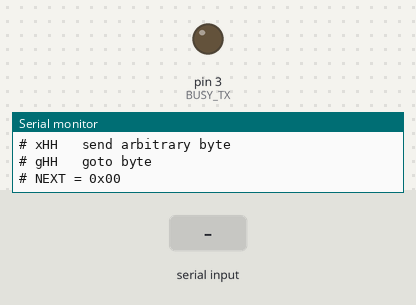
The sketch below on a simulated Arduino Uno, built with avr-gcc and run on an emulated ATmega328P. Parts: output pins drawn as LEDs (lit = HIGH), the last lines printed to the serial monitor. Inputs (shaded band) come from the test bench.

Above: at 1.2 s.
1.3 s: "n90\n" received over Serial
At 2.6 s:
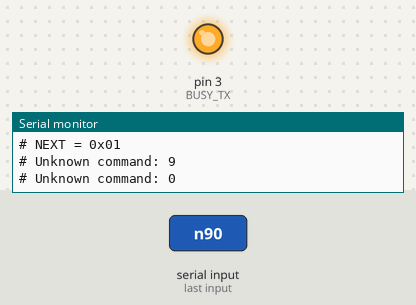
4.3 s: byte 112 ('p') received over Serial
5.9 s: byte 80 ('P') received over Serial
Timing chart, 0 to 8.9 s (numbered marks = the images above; inputs shaded):
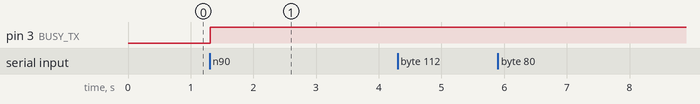

Measured:
- after the input at 1.3 s, pin 3 (BUSY_TX): LOW → HIGH at once

The sketch:

xs-tx-brute2.ino
```cpp
/*
  Kenwood XS Universal Byte Scanner

  Wiring:
    D2 -> 2.2k -> DATA
    D3 -> 2.2k -> BUSY

  Serial @ 115200:

    n     = send current byte, then advance
    p     = go back one byte and send it
    r     = reset scanner to 00
    xHH   = send arbitrary hex byte
    gHH   = set scanner position to HH

  Examples:
    x7D
    xDE
    x8E
    g80
    n

  Electrical model:
    HIGH = OUTPUT HIGH
    LOW  = INPUT / high-Z
*/

const uint8_t DATA_TX = 2;
const uint8_t BUSY_TX = 3;


// -----------------------------------------------------------------------------
// Timing measured on KR-V6070
// -----------------------------------------------------------------------------

const uint16_t LEAD_US  = 1150;
const uint16_t START_US = 9800;

const uint16_t ONE_US   = 4900;
const uint16_t ZERO_US  = 9800;

const uint16_t HIGH_US  = 4900;
const uint16_t END_US   = 750;


// -----------------------------------------------------------------------------
// Scanner state
// -----------------------------------------------------------------------------

uint8_t currentByte = 0x00;


// -----------------------------------------------------------------------------
// Bus
// -----------------------------------------------------------------------------

void releaseBus()
{
  pinMode(DATA_TX, INPUT);
  pinMode(BUSY_TX, INPUT);
}


void setData(bool high)
{
  if (high) {
    digitalWrite(DATA_TX, HIGH);
    pinMode(DATA_TX, OUTPUT);
  } else {
    pinMode(DATA_TX, INPUT);
  }
}


void setBusy(bool high)
{
  if (high) {
    digitalWrite(BUSY_TX, HIGH);
    pinMode(BUSY_TX, OUTPUT);
  } else {
    pinMode(BUSY_TX, INPUT);
  }
}


// -----------------------------------------------------------------------------
// XS8 TX
// -----------------------------------------------------------------------------

void sendXS8(uint8_t value)
{
  releaseBus();

  delay(10);


  // BUSY / CTRL HIGH
  setBusy(true);

  delayMicroseconds(LEAD_US);


  // DATA start HIGH
  setData(true);

  delayMicroseconds(START_US);


  // Eight bits, MSB first
  for (int bit = 7; bit >= 0; --bit) {

    setData(false);

    if (value & (1 << bit)) {
      delayMicroseconds(ONE_US);
    } else {
      delayMicroseconds(ZERO_US);
    }


    setData(true);

    delayMicroseconds(HIGH_US);
  }


  // End frame
  setBusy(false);

  delayMicroseconds(END_US);

  setData(false);

  releaseBus();
}


// -----------------------------------------------------------------------------
// Helpers
// -----------------------------------------------------------------------------

void printHex(uint8_t value)
{
  if (value < 0x10)
    Serial.print('0');

  Serial.print(value, HEX);
}


void printCurrent()
{
  Serial.print("# NEXT = 0x");
  printHex(currentByte);
  Serial.println();
}


void sendAndReport(uint8_t value)
{
  Serial.println();

  Serial.print("========== SEND 0x");
  printHex(value);
  Serial.println(" ==========");

  Serial.flush();

  sendXS8(value);

  Serial.print("# DONE 0x");
  printHex(value);
  Serial.println();
}


// -----------------------------------------------------------------------------
// Hex parser
// -----------------------------------------------------------------------------

int hexValue(char c)
{
  if (c >= '0' && c <= '9')
    return c - '0';

  if (c >= 'a' && c <= 'f')
    return c - 'a' + 10;

  if (c >= 'A' && c <= 'F')
    return c - 'A' + 10;

  return -1;
}


bool readHexByte(uint8_t &value)
{
  unsigned long started = millis();

  while (Serial.available() < 2) {

    if (millis() - started > 2000) {
      Serial.println("# ERROR: expected two hex digits");
      return false;
    }
  }


  char c1 = Serial.read();
  char c2 = Serial.read();

  int hi = hexValue(c1);
  int lo = hexValue(c2);


  if (hi < 0 || lo < 0) {

    Serial.println("# ERROR: invalid hex");

    return false;
  }


  value = (uint8_t)((hi << 4) | lo);

  return true;
}


// -----------------------------------------------------------------------------
// Setup
// -----------------------------------------------------------------------------

void setup()
{
  Serial.begin(115200);

  releaseBus();

  Serial.println();
  Serial.println("# Kenwood XS Universal Scanner");
  Serial.println("#");
  Serial.println("# n     next");
  Serial.println("# p     previous");
  Serial.println("# r     reset to 00");
  Serial.println("# xHH   send arbitrary byte");
  Serial.println("# gHH   goto byte");
  Serial.println();

  printCurrent();
}


// -----------------------------------------------------------------------------
// Main
// -----------------------------------------------------------------------------

void loop()
{
  if (!Serial.available())
    return;


  char command = Serial.read();


  if (command == '\r' || command == '\n')
    return;


  // ---------------------------------------------------------------------------
  // NEXT
  // ---------------------------------------------------------------------------

  if (command == 'n' || command == 'N') {

    uint8_t value = currentByte;

    sendAndReport(value);


    // uint8_t naturally wraps FF -> 00
    currentByte++;

    printCurrent();

    return;
  }


  // ---------------------------------------------------------------------------
  // PREVIOUS
  // ---------------------------------------------------------------------------

  if (command == 'p' || command == 'P') {

    currentByte--;

    sendAndReport(currentByte);

    printCurrent();

    return;
  }


  // ---------------------------------------------------------------------------
  // RESET
  // ---------------------------------------------------------------------------

  if (command == 'r' || command == 'R') {

    currentByte = 0x00;

    Serial.println("# RESET");

    printCurrent();

    return;
  }


  // ---------------------------------------------------------------------------
  // EXACT BYTE
  // ---------------------------------------------------------------------------

  if (command == 'x' || command == 'X') {

    uint8_t value;

    if (readHexByte(value)) {
      sendAndReport(value);
    }

    return;
  }


  // ---------------------------------------------------------------------------
  // GOTO
  // ---------------------------------------------------------------------------

  if (command == 'g' || command == 'G') {

    uint8_t value;

    if (readHexByte(value)) {

      currentByte = value;

      printCurrent();
    }

    return;
  }


  // ---------------------------------------------------------------------------
  // Help
  // ---------------------------------------------------------------------------

  if (command == 'h' || command == 'H' || command == '?') {

    Serial.println();
    Serial.println("# n     send next byte");
    Serial.println("# p     previous byte");
    Serial.println("# r     reset to 00");
    Serial.println("# xHH   send exact byte");
    Serial.println("# gHH   set next byte");

    return;
  }


  Serial.print("# Unknown command: ");
  Serial.println(command);
}
```
